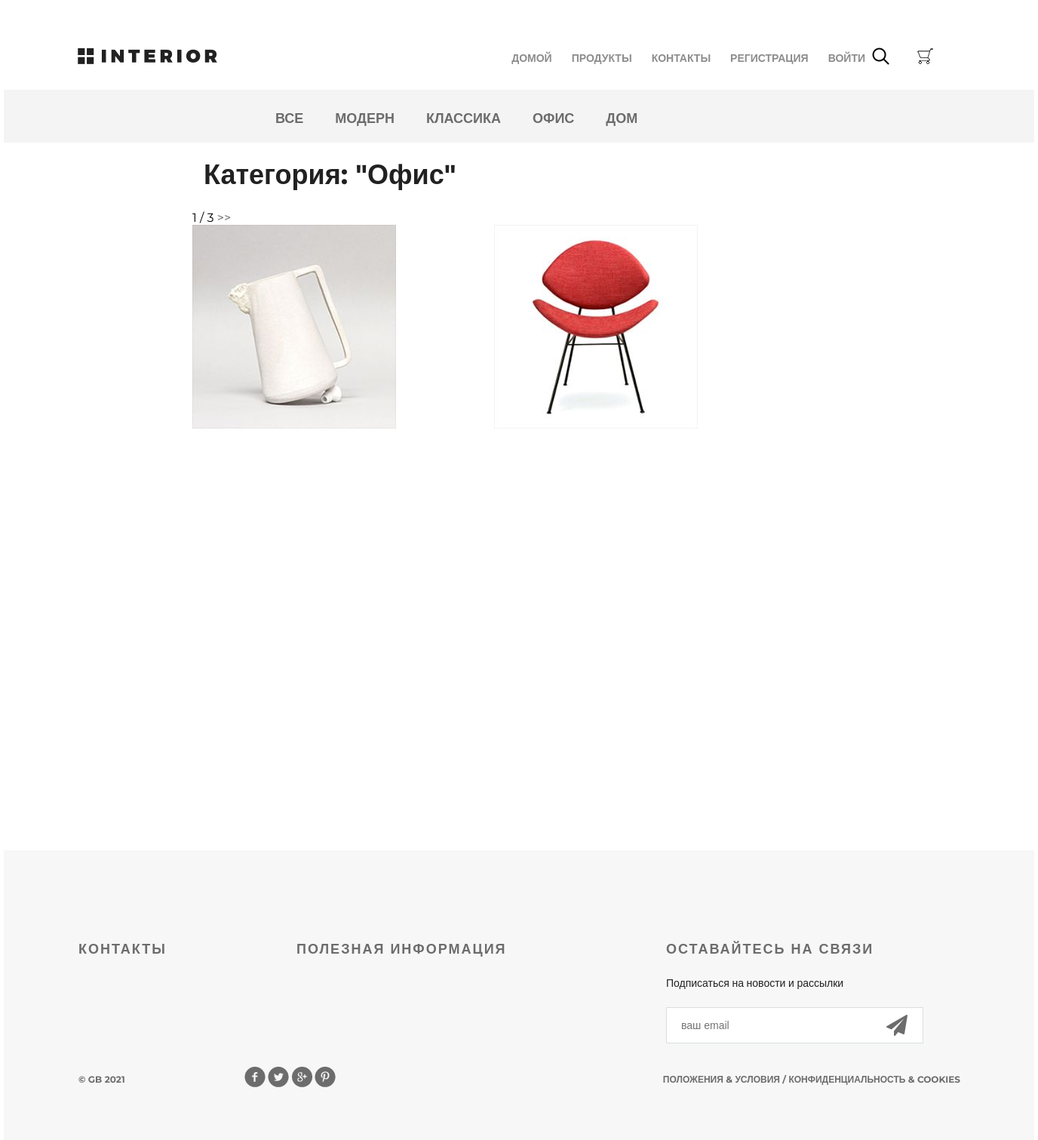
/products/category/2, run on the app's committed database.
### mainapp/models.py (models this page shows, shortened)
class ProductCategory(models.Model):
    name = models.CharField(max_length=64, unique=True, verbose_name='название')
    description = models.TextField(verbose_name='описание')
    is_active = models.BooleanField(default=True)
    class Meta:
        verbose_name = 'категория'
        verbose_name_plural = 'категории'
        ordering = ('-id',)

class Product(models.Model):
    category = models.ForeignKey(ProductCategory, on_delete=models.CASCADE, verbose_name='категория')
    name = models.CharField(max_length=128, verbose_name='название')
    image = models.ImageField(upload_to='products', blank=True, verbose_name='картинка')
    short_desc = models.CharField(max_length=255, verbose_name='краткое описание')
    description = models.TextField(verbose_name='описание')
    price = models.DecimalField(decimal_places=2, max_digits=10, default=0, verbose_name='цена')
    quantity = models.PositiveSmallIntegerField(default=0, verbose_name='количество')
    is_active = models.BooleanField(default=True)

### mainapp/views.py (the view, shortened to what this page needs)
# urls.py: path('products/', include('mainapp.urls', namespace='products')),
def products(request, pk=None, page=1):
    links_menu = ProductCategory.objects.all
    if pk is not None:
        if pk == 0:
            products_list = Product.objects.all()
            category_item = {
                'name': 'все',
                'pk': 0
            }
        else:
            category_item = get_object_or_404(ProductCategory, pk=pk)
            products_list = Product.objects.filter(category__pk=pk)
        paginator = Paginator(products_list, 2)
        try:
            products_paginator = paginator.page(page)
        except PageNotAnInteger:
            products_paginator = paginator.page(1)
        except EmptyPage:
            products_paginator = paginator.page(paginator.num_pages)
        context = {
            'links_menu': links_menu,
            'title': 'Продукты',
            'category': category_item,
            'products': products_paginator,
        }
        return render(request, 'mainapp/products_list.html', context=context)

### mainapp/context_processors.py (called while the page is built)
def basket(request):
    basket_items = []
    if request.user.is_authenticated:
        basket_items = Basket.objects.filter(user=request.user)
    return {
        'basket': basket_items
    }

### mainapp/templates/mainapp/products_list.html (shortened to what this page needs)
{% extends 'mainapp/base.html' %}
{% load static %}
{% block menu %}
    <div class="hero-white">
        <div class="header clearfix">
            {% include 'mainapp/includes/inc_main_menu.html' %}
        </div>
    </div>
{% endblock %}
{% block content %}
    <div class="details">
        <div class="links clearfix">
            {% include 'mainapp/includes/inc_categories_menu.html' %}
        </div>
        <div class="products_list">
            <div class="title clearfix">
                <h2>
                    Категория: "{{ category.name|title }}"
                </h2>
            </div>
            <div class="pagination">
                {{ products.number }} / {{ products.paginator.num_pages }}
                {% if products.has_next %}
                    <a href="{% url 'mainapp:category_page' category.pk products.next_page_number %}">>></a>
                {% endif %}
            </div>
            <div class="category-products clearfix">
                {% for product in products %}
                    <div class="block">
                        <a href="{% url 'mainapp:product' product.pk %}">
                            <img src="/media/{{ product.image }}" alt="product">
                        </a>
                    </div>
                {% endfor %}
            </div>
        </div>
    </div>
    <div class="clr"></div>
{% endblock %}

### mainapp/templates/mainapp/includes/inc_categories_menu.html (shortened to what this page needs)
<ul class="links-menu">
    <li><a href="{% url 'products:category' 0 %}">Все</a> </li>
    {% for link_item in links_menu %}
        <li><a
                href="{% url 'products:category' link_item.pk %}"
        >{{ link_item.name }}</a></li>
    {% endfor %}
</ul>

### static/css/style.css (style rules this page uses)
* { margin: 0; padding: 0; }
body { font-family: 'Montserrat', sans-serif; }
html, body { height: 100%; }
.products_list { margin-left: 250px; }
.products_list a { color: #555; text-decoration: none; }
.products_list .title { margin: 20px auto; height: 50px; float: none; }
.products_list .title h2 { margin-top: 0; float: left; }
.category-products { margin-bottom: 75px; }
.category-products .block a img { float: left; }
.category-products .block { float: left; margin-right: 30px; display: block; height: 370px; width: 370px; position: relative; }
.clr { height: 384px; }
.clearfix:after { content: ""; display: block; clear: both; }
.title { height: 152px; margin-right: 15px; }
.title h2 { float: left; margin-top: 118px; color: #212121; font-size: 36px; font-weight: 700; text-align: left; margin-left: 15px; }
.hero-white { background-color: #fff; height: 119px; padding-left: 98px; padding-right: 211px; position: relative; }
.links { height: 70px; background-color: #f4f4f4; position: relative; padding-left: 360px; }
.links-menu { margin: 27px auto 0px; position: absolute; }
.links-menu li { float: left; list-style-type: none; padding-right: 42px; }
.links-menu li a { text-decoration: none; color: #6c6c6c; font-size: 18px; font-weight: 700; text-transform: uppercase; }

### data on the page
ProductCategory: name "МОДЕРН"
ProductCategory: name "КЛАССИКА"
ProductCategory: name "ОФИС", name "Офис"
ProductCategory: name "ДОМ"
Product: image (picture)
Product: image (picture)

### other printed values
{{ products.number }} "1"
{{ products.paginator.num_pages }} "3"
